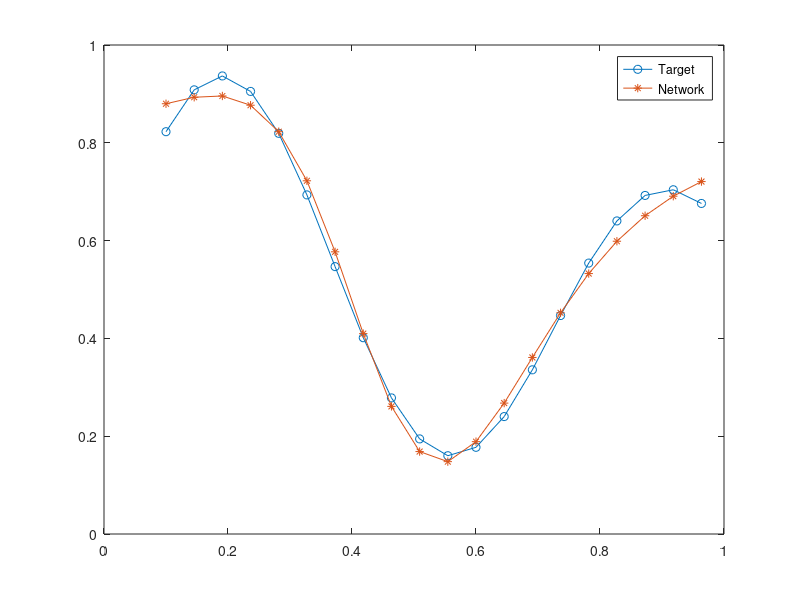

MATLAB code to generate this figure:
clear; clc; close all;
x = 0.1:1/22:1;
target = (1 + 0.6*sin(2*pi*x/0.7) + 0.3*sin(2*pi*x)) / 2;
epoch = 10000;
eta = 0.1;

% Hidden layer.
w11_1 = rand(1);
b1_1 = 0;
w21_1 = rand(1);
b2_1 = 0;
% Output layer.
w11_2 = rand(1);
w21_2 = rand(1);
b1_2 = 0;
for j = 1:epoch
    for i = 1:length(x)
        % Forward pass.
        v1_1 = x(i)*w11_1 + b1_1;
        y1_1 = tanh(v1_1);
        v2_1 = x(i)*w21_1 + b2_1;
        y2_1 = tanh(v2_1);
        v1_2 = y1_1*w11_2 + y2_1*w21_2 + b1_2;
        y1_2 = v1_2;
        % Output error.
        e = target(i) - y1_2;

        % Calculate all deltas before updating weights.
        delta1_2 = e;
        delta1_1 = (1 - y1_1^2)*delta1_2*w11_2;
        delta2_1 = (1 - y2_1^2)*delta1_2*w21_2;

        % Update output weights and bias.
        w11_2 = w11_2 + eta*delta1_2*y1_1;
        w21_2 = w21_2 + eta*delta1_2*y2_1;
        b1_2 = b1_2 + eta*delta1_2;

        % Update hidden weights and biases.
        w11_1 = w11_1 + eta*delta1_1*x(i);
        b1_1 = b1_1 + eta*delta1_1;
        w21_1 = w21_1 + eta*delta2_1*x(i);
        b2_1 = b2_1 + eta*delta2_1;
    end

end

% Test after training.
x_naujas = 0.1:1/22:1;
target_naujas = (1 + 0.6*sin(2*pi*x_naujas/0.7) ...
    + 0.3*sin(2*pi*x_naujas)) / 2;
Y = zeros(size(x_naujas));
for i = 1:length(x_naujas)
    v1_1 = x_naujas(i)*w11_1 + b1_1;
    y1_1 = tanh(v1_1);
    v2_1 = x_naujas(i)*w21_1 + b2_1;
    y2_1 = tanh(v2_1);
    v1_2 = y1_1*w11_2 + y2_1*w21_2 + b1_2;
    y1_2 = v1_2;
    Y(i) = y1_2;
end
plot(x_naujas, target_naujas, '-o')
hold on
plot(x_naujas, Y, '-*')
legend('Target', 'Network')
